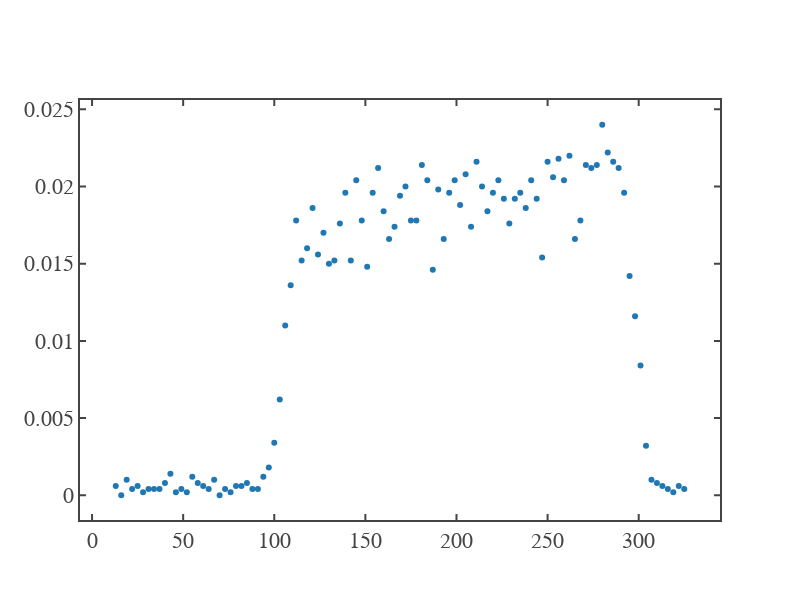

The notebook cell saved with this chart:
### Code cell
# For Delay Measurement

x_old=delay_time
y_old=data
fig = go.Figure()
fig.add_scatter(x=x_old[1:],y=y_old[1:],mode='markers')
fig.update_layout(template = fig_template,width=800,height=600)
fig.show()
